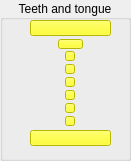
         <widget class="QGroupBox" name="teethAndTongue_groupBox">
          <property name="geometry">
           <rect>
            <x>500</x>
            <y>440</y>
            <width>131</width>
            <height>161</height>
           </rect>
          </property>
          <property name="contextMenuPolicy">
           <enum>Qt::DefaultContextMenu</enum>
          </property>
          <property name="title">
           <string>Teeth and tongue</string>
          </property>
          <property name="alignment">
           <set>Qt::AlignCenter</set>
          </property>
          <property name="flat">
           <bool>false</bool>
          </property>
          <widget class="QPushButton" name="upTeeth_c_ctr">
           <property name="geometry">
            <rect>
             <x>30</x>
             <y>20</y>
             <width>81</width>
             <height>16</height>
            </rect>
           </property>
           <property name="styleSheet">
            <string notr="true">background-color: yellow;
</string>
           </property>
           <property name="text">
            <string/>
           </property>
          </widget>
          <widget class="QPushButton" name="dwTeeth_c_ctr">
           <property name="geometry">
            <rect>
             <x>30</x>
             <y>130</y>
             <width>81</width>
             <height>16</height>
            </rect>
           </property>
           <property name="styleSheet">
            <string notr="true">background-color: yellow;
</string>
           </property>
           <property name="text">
            <string/>
           </property>
          </widget>
          <widget class="QPushButton" name="tongue01_c_ctr">
           <property name="geometry">
            <rect>
             <x>65</x>
             <y>51</y>
             <width>10</width>
             <height>10</height>
            </rect>
           </property>
           <property name="styleSheet">
            <string notr="true">background-color: yellow;
</string>
           </property>
           <property name="text">
            <string/>
           </property>
          </widget>
          <widget class="QPushButton" name="tongue02_c_ctr">
           <property name="geometry">
            <rect>
             <x>65</x>
             <y>64</y>
             <width>10</width>
             <height>10</height>
            </rect>
           </property>
           <property name="styleSheet">
            <string notr="true">background-color: yellow;
</string>
           </property>
           <property name="text">
            <string/>
           </property>
          </widget>
          <widget class="QPushButton" name="tongue03_c_ctr">
           <property name="geometry">
            <rect>
             <x>65</x>
             <y>77</y>
             <width>10</width>
             <height>10</height>
            </rect>
           </property>
           <property name="styleSheet">
            <string notr="true">background-color: yellow;
</string>
           </property>
           <property name="text">
            <string/>
           </property>
          </widget>
          <widget class="QPushButton" name="tongue04_c_ctr">
           <property name="geometry">
            <rect>
             <x>65</x>
             <y>90</y>
             <width>10</width>
             <height>10</height>
            </rect>
           </property>
           <property name="styleSheet">
            <string notr="true">background-color: yellow;
</string>
           </property>
           <property name="text">
            <string/>
           </property>
          </widget>
          <widget class="QPushButton" name="tongueMain_c_ctr">
           <property name="geometry">
            <rect>
             <x>58</x>
             <y>39</y>
             <width>25</width>
             <height>10</height>
            </rect>
           </property>
           <property name="styleSheet">
            <string notr="true">background-color: yellow;
</string>
           </property>
           <property name="text">
            <string/>
           </property>
          </widget>
          <widget class="QPushButton" name="tongue05_c_ctr">
           <property name="geometry">
            <rect>
             <x>65</x>
             <y>103</y>
             <width>10</width>
             <height>10</height>
            </rect>
           </property>
           <property name="styleSheet">
            <string notr="true">background-color: yellow;
</string>
           </property>
           <property name="text">
            <string/>
           </property>
          </widget>
          <widget class="QPushButton" name="tongue06_c_ctr">
           <property name="geometry">
            <rect>
             <x>65</x>
             <y>116</y>
             <width>10</width>
             <height>10</height>
            </rect>
           </property>
           <property name="styleSheet">
            <string notr="true">background-color: yellow;
</string>
           </property>
           <property name="text">
            <string/>
           </property>
          </widget>
         </widget>
